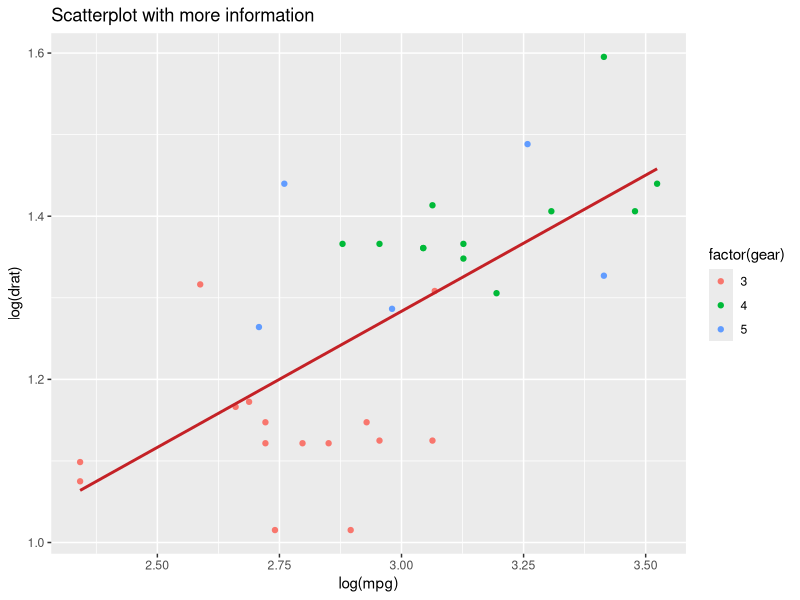

This figure's R source:
library(ggplot2)  
# Giving a name to the chart file.  
png(file = "scatterplot4.png")  
#Creating scatterplot with fitted values.  
# An additional function stst_smooth is used for linear regression.  
new_graph<-ggplot(mtcars, aes(x = log(mpg), y = log(drat))) +geom_point(aes(color = factor(gear))) +  
  stat_smooth(method = "lm",col = "#C42126",se = FALSE,size = 1)  
#in above example lm is used for linear regression and se stands for standard error.  
new_graph+  
  labs(  
    title = "Scatterplot with more information"  
  )  
# Saving the file.  
dev.off()  
